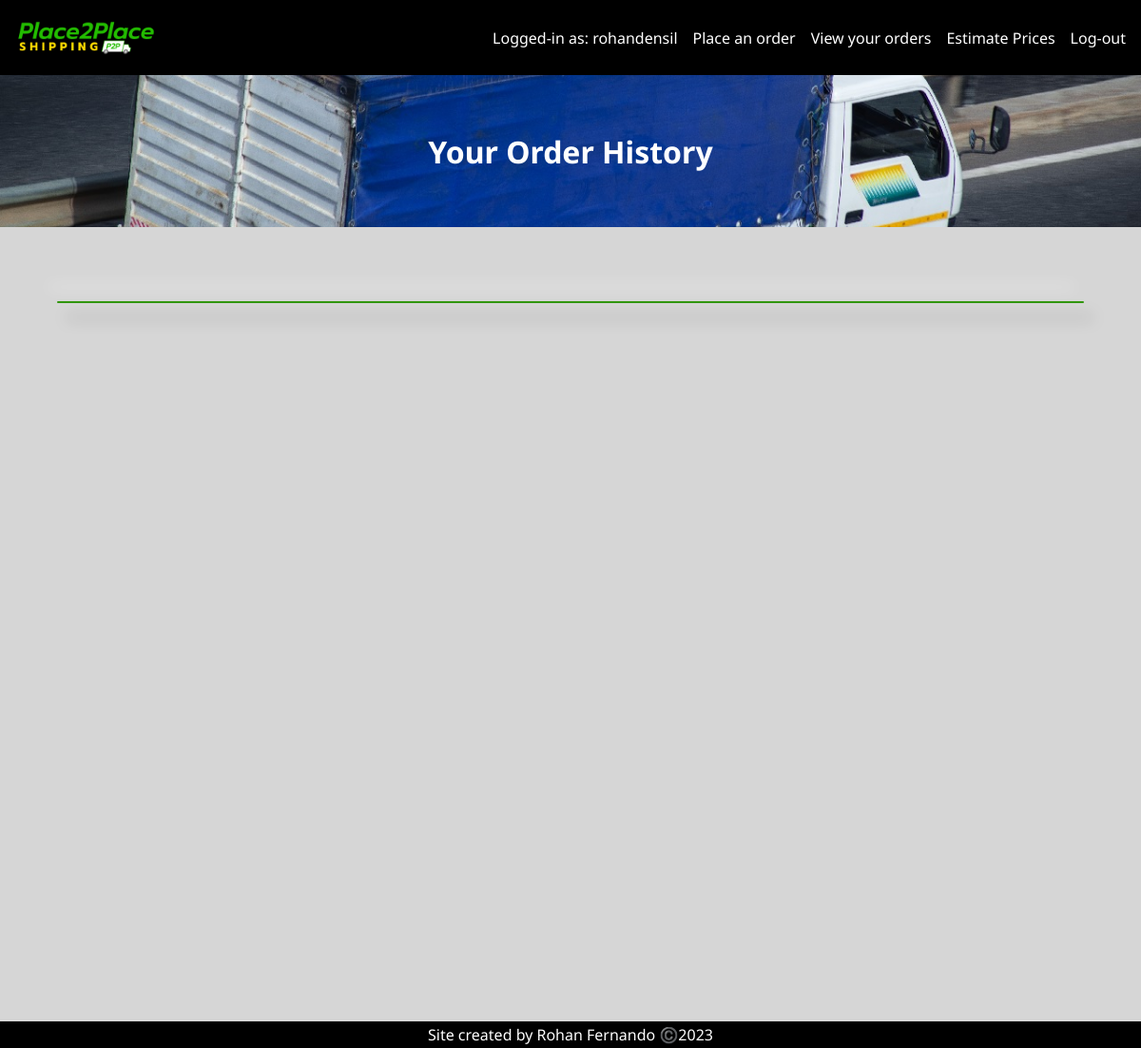
/vieworders/ (signed in), run on an earlier commit of the app's database.
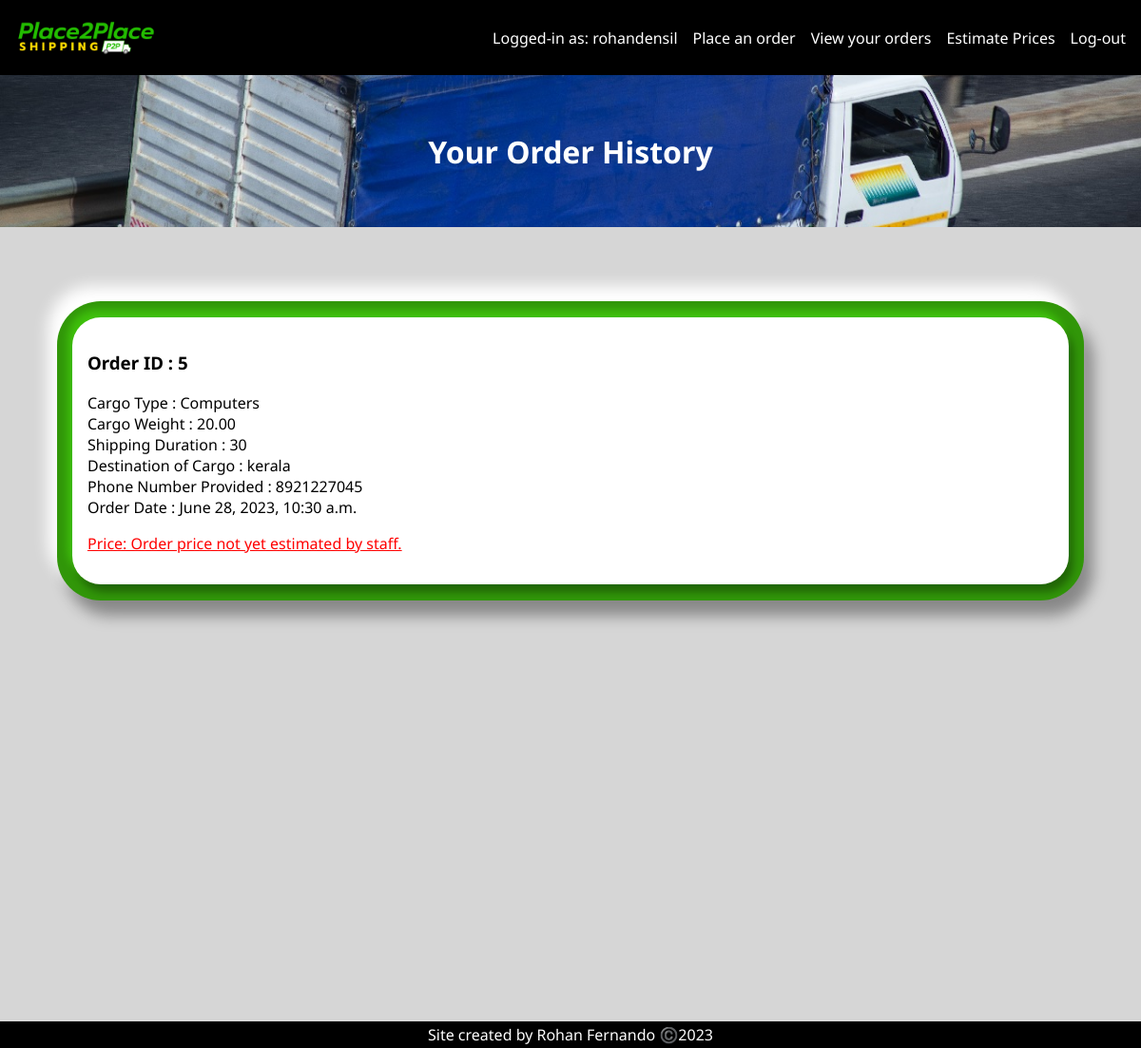
And on a later commit of the database.
### home/models.py (models this page shows, shortened)
class order(models.Model):
    order = models.ForeignKey(User,on_delete=models.CASCADE,related_name='ordr')
    order_number = models.AutoField(primary_key=True)
    cargo_type = models.CharField(max_length=100)
    cargo_weight = models.DecimalField(decimal_places=2,max_digits=7)
    delivery_time = models.IntegerField()
    cargo_destination = models.TextField(max_length=100)
    phone_number = models.TextField(max_length=12)
    date_of_order = models.DateTimeField(auto_now_add=True)
    price = models.DecimalField(decimal_places=2,max_digits=20,blank=True,null=True)
    class Meta:
        ordering=('-date_of_order',)

### home/views.py (the view)
# urls.py: path('vieworders/', views.vieworders,name='vieworderspage'),
def vieworders(r):
    orders_data = order.objects.filter(order_id=r.user.id)
    return render(r,'vieworders.html',{'orders_data':orders_data})

### templates/vieworders.html (shortened to what this page needs)
<!DOCTYPE html>
<html lang="en">
{% load static %}
<head>
    <link rel="stylesheet" href="{% static 'p2pstyle.css' %}">
</head>
<body>
    <div class="page-container">
        <div class="header-bar">
            <div>
                <a href="{% url 'homepage' %}">
                    <img src="{% static 'p2plogo.png' %}" class="logo-img">
                </a>
            </div>
            <div class="nav-btn-container">
                {% if user.is_authenticated %}
                    <a>Logged-in as: {{user.username}}</a>
                    <a class="nav-btn" href="{% url 'makeorderspage' %}">Place an order</a>
                    <a class="nav-btn" href="{% url 'vieworderspage' %}">View your orders</a>
                    {% if user.is_staff %}
                        <a class="nav-btn" href="{% url 'estimatepricespage' %}">Estimate Prices</a>
                    {% endif %}
                    <a class="nav-btn" href="{% url 'logoutpage' %}">Log-out</a>
                {% else %}
                    <a class="nav-btn" href="{% url 'registerpage' %}">Register</a>
                    <a class="nav-btn" href="{% url 'loginpage' %}">Log-in</a>
                {% endif %}
            </div>
        </div>
        <div class="content">
            <div class="truckbg">
                <h1>Your Order History</h1>
            </div>
            <br>
            <div class="o-node-container">
                {% for order in orders_data %}
                    <div class="o-details-node">
                        <h3>Order ID : {{order.order_number}}</h3>
                        <p>
                            Cargo Type : {{order.cargo_type}} <br>
                            Cargo Weight : {{order.cargo_weight}} <br>
                            Shipping Duration : {{order.delivery_time}} <br>
                            Destination of Cargo : {{order.cargo_destination}} <br>
                            Phone Number Provided : {{order.phone_number}} <br>
                            Order Date : {{order.date_of_order}} <br>
                        </p>
                        <p class="price-text">
                        </p>
                    </div>
                {% endfor %}
            </div>
            <div style="text-align: center;background-color: black;color:white;position: fixed;bottom: 0px;left:0px;right: 0px;">
                <p style="margin-top: 3px;margin-bottom: 3px;">Site created by Rohan Fernando ©️2023</p>
            </div>
        </div>
    </div>
</body>
</html>

What changed in the data, as far as the page shows it:
added order: order_number "5", cargo_type "Computers", cargo_weight "20.00", delivery_time "30", cargo_destination "kerala", phone_number "8921227045", date_of_order "June 28, 2023, 10:30 a.m."
